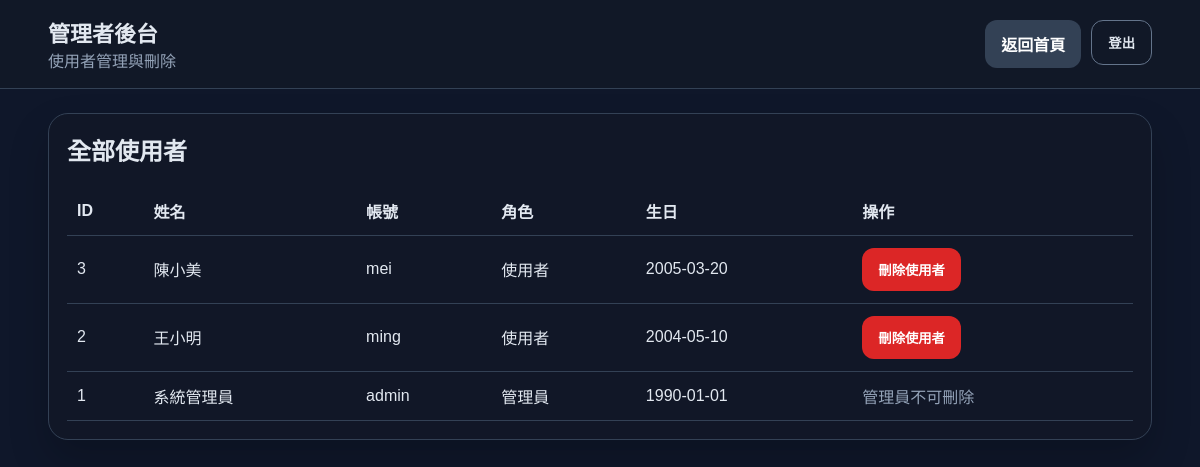
Page /admin/users (signed in) on the committed database.
### models/user.py (models this page shows, shortened)
class User(db.Model):
    __tablename__ = "users"
    id = db.Column(db.Integer, primary_key=True)
    username = db.Column(db.String(50), unique=True, nullable=False)
    password_hash = db.Column(db.String(255), nullable=False)
    role = db.Column(db.String(20), default="user", nullable=False)
    full_name = db.Column(db.String(100), nullable=False)
    email = db.Column(db.String(255), unique=True, nullable=True)
    birthday = db.Column(db.String(20), nullable=True)
    student_no = db.Column(db.String(30), unique=True, nullable=True)
    department_id = db.Column(db.Integer, db.ForeignKey("departments.id"), nullable=True)
    grade_level = db.Column(db.String(20), nullable=True)
    avatar_url = db.Column(db.String(255), nullable=True)
    interests = db.Column(db.Text, nullable=True)
    bio = db.Column(db.Text, nullable=True)
    created_at = db.Column(db.DateTime, default=datetime.utcnow)
    updated_at = db.Column(db.DateTime, default=datetime.utcnow, onupdate=datetime.utcnow)
    posts = db.relationship("Post", backref="author", lazy=True, cascade="all, delete-orphan")
    notes = db.relationship("Note", backref="owner", lazy=True, cascade="all, delete-orphan")
    created_rooms = db.relationship("ChatRoom", backref="creator", lazy=True, cascade="all, delete-orphan")
    chat_messages = db.relationship("ChatMessage", backref="sender", lazy=True, cascade="all, delete-orphan")
    room_memberships = db.relationship("ChatRoomMember", backref="user", lazy=True, cascade="all, delete-orphan")
    sent_friend_requests = db.relationship(
        "Friendship",
        foreign_keys="Friendship.requester_id",
        backref="requester",
        lazy=True,
        cascade="all, delete-orphan"
    )
    received_friend_requests = db.relationship(
        "Friendship",
        foreign_keys="Friendship.addressee_id",
        backref="addressee",
        lazy=True,
        cascade="all, delete-orphan"
    )
    profile_visibility = db.Column(
        db.String(20),
        nullable=False,
        default="friends"
    )

### routes/admin.py (the view)
@admin_bp.route('/users')
@admin_required
def users_page():
    users = User.query.order_by(User.created_at.desc()).all()
    return render_template('admin_users.html', users=users)

### routes/auth.py (called while the page is built)
def admin_required(view):
    @wraps(view)
    def wrapped(*args, **kwargs):
        if 'user_id' not in session:
            flash('請先登入。', 'warning')
            return redirect(url_for('index'))
        if session.get('role') != 'admin':
            flash('只有管理員可以使用此功能。', 'danger')
            return redirect(url_for('dashboard'))
        return view(*args, **kwargs)
    return wrapped

### templates/admin_users.html (shortened to what this page needs)
{% extends 'base.html' %}
{% block content %}
<header class="topbar">
  <div class="container">
    <div class="brand">
      <strong>管理者後台</strong>
      <span class="muted">使用者管理與刪除</span>
    </div>
    <div class="actions">
      <a class="btn btn-secondary" href="{{ url_for('dashboard') }}">返回首頁</a>
      <form method="post" action="{{ url_for('auth.logout') }}">
        <button class="btn btn-outline" type="submit">登出</button>
      </form>
    </div>
  </div>
</header>
<div class="container" style="padding:24px 0 40px;">
  <div class="card panel">
    <h2>全部使用者</h2>
    <table>
      <thead>
        <tr>
          <th>ID</th>
          <th>姓名</th>
          <th>帳號</th>
          <th>角色</th>
          <th>生日</th>
          <th>操作</th>
        </tr>
      </thead>
      <tbody>
        {% for user in users %}
        <tr>
          <td>{{ user.id }}</td>
          <td>{{ user.full_name }}</td>
          <td>{{ user.username }}</td>
          <td>{{ '管理員' if user.role == 'admin' else '使用者' }}</td>
          <td>{{ user.birthday }}</td>
          <td>
            {% if user.role != 'admin' %}
            <form method="post" action="{{ url_for('admin.delete_user', user_id=user.id) }}" onsubmit="return confirm('確定要刪除此使用者嗎？');">
              <button class="btn btn-danger" type="submit">刪除使用者</button>
            </form>
            {% else %}
            <span class="muted">管理員不可刪除</span>
            {% endif %}
          </td>
        </tr>
        {% endfor %}
      </tbody>
    </table>
  </div>
</div>
{% endblock %}

### static/css/base.css (style rules this page uses)
* { box-sizing: border-box; }
body { margin: 0; font-family: Arial, 'Microsoft JhengHei', sans-serif; background: #0f172a; color: #e2e8f0; }
a { color: inherit; text-decoration: none; }
.container { width: min(1200px, 92%); margin: 0 auto; }
.card { background: rgba(17,24,39,.95); border: 1px solid #334155; border-radius: 20px; box-shadow: 0 20px 40px rgba(0,0,0,.2); }
h1, h2, h3, h4, p { margin-top: 0; }
.muted { color: #94a3b8; }
.btn { display: inline-block; border: none; border-radius: 12px; padding: 12px 16px; cursor: pointer; font-weight: 700; }
.btn-danger { background: #dc2626; color: white; }
.btn-secondary { background: #334155; color: white; }
.btn-outline { background: transparent; border: 1px solid #64748b; color: #e2e8f0; }
.actions { display: flex; gap: 10px; flex-wrap: wrap; }
.topbar { background: #111827; border-bottom: 1px solid #334155; }
.topbar .container { display: flex; align-items: center; justify-content: space-between; gap: 20px; padding: 16px 0; }
.brand strong { font-size: 22px; display: block; }
.sidebar, .panel { padding: 18px; }
table { width: 100%; border-collapse: collapse; }
th, td { padding: 12px 10px; border-bottom: 1px solid #334155; text-align: left; }

### rows in the picture
User: id "3", full_name "陳小美", username "mei", role "使用者", birthday "2005-03-20"
User: id "2", full_name "王小明", username "ming", role "使用者", birthday "2004-05-10"
User: id "1", full_name "系統管理員", username "admin", role "管理員", birthday "1990-01-01", shows "管理員不可刪除"
